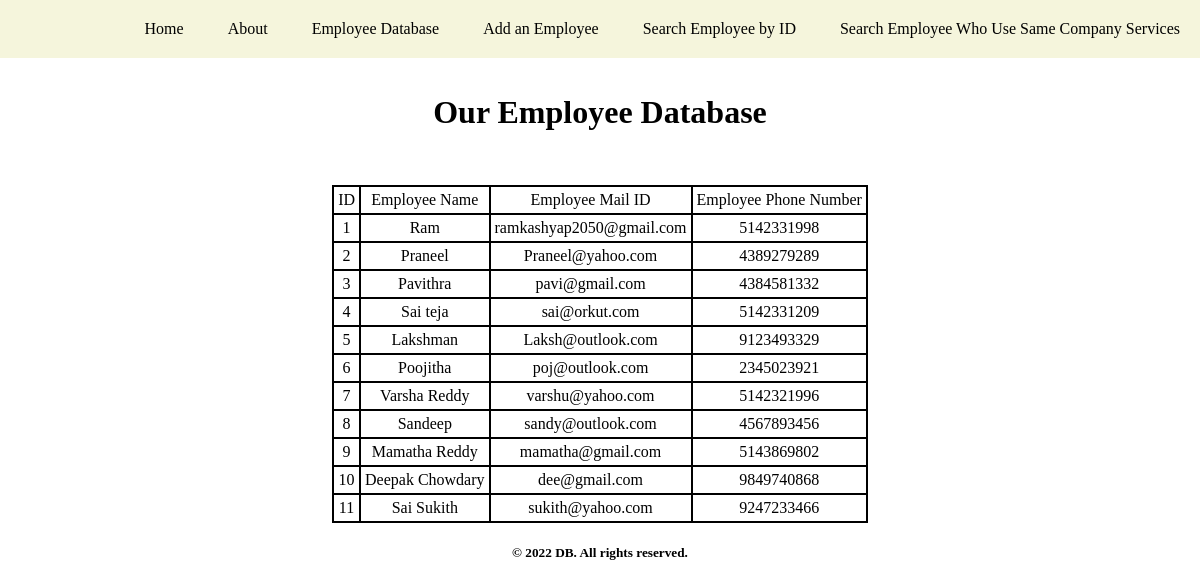
The app's page /employee_table with its own data.
### model.py (models this page shows, shortened)
class Employee(db.Model):
    id = db.Column(db.Integer, primary_key=True)
    name = db.Column(db.String(60), unique=True, nullable=False)
    email_id = db.Column(db.String(120), unique=True, nullable=False)
    phone_num = db.Column(db.Integer, nullable=False)

### app.py (the view)
@app.route("/employee_table")
def employee_details():
    data = Employee.query.all()
    return render_template('employee_table.html', title='Our Employee Database', employees=data)

### templates/employee_table.html
{% extends 'index.html' %}
{% block body %}
<h1>{{title}}</h1><br><br><br>
{% if employees %}
<table>
    <tr>
        <td>ID</td>
        <td> Employee Name  </td>
        <td> Employee Mail ID</td>
        <td>Employee Phone Number</td>
    </tr>
    {% for employee in employees %}
    <tr>
        <td>{{employee.id}}</td>
        <td> {{employee.name }} </td>
        <td> {{employee.email_id}}</td>
        <td> {{employee.phone_num}}</td>
    </tr>
    {% endfor %}
</table>
{% else %}
<p>You've Entered Incorrect Details :)</p>
{% endif %}
{% endblock %}

### templates/index.html (shortened to what this page needs)
{% from 'navbar.html' import navmenu with context %}
<!DOCTYPE html>
<html lang="en">
<head>
    <link rel="stylesheet" href="{{ url_for('static', filename='css/style.css') }}">
</head>
<body>
    {{ navmenu(title) }}<br><br>
    {% block body %}{% endblock %}
    <h5>&copy; 2022 DB. All rights reserved. </h5>
</body>
</html>

### templates/navbar.html
{% macro navmenu(current) %}
<nav>
    <a href="{{url_for('home_page')}}" {% if title == 'Home Page' %} class="active" {% endif %}>Home</a>
    <a href="{{url_for('about')}}" {% if title == 'About' %} class="active" {% endif %}>About</a>
    <a href="{{url_for('employee_details')}}" {% if title == 'Our Employee Database' %} class="active" {% endif %}>Employee Database</a>
    <a href="{{url_for('add_employee')}}" {% if title == 'Employee DB List' %} class="active" {% endif %}>Add an Employee</a>
    <a href="{{url_for('show_user_by_id')}}" {% if title == 'Show Employee by ID' %} class="active" {% endif %}>Search Employee by ID</a>
    <a href="{{url_for('show_employee_with_similar_email')}}" {% if title == 'Show Employee who Use Same Mail Company Services' %} class="active" {% endif %}>Search Employee Who Use Same Company Services</a>
</nav>
{% endmacro %}

### static/css/style.css (style rules this page uses)
h1 { color: black; font-size: 10px text-align: center; margin: auto; }
body { margin: auto; text-align: center; }
nav { padding: 20px 0 20px 20px; text-decoration: none; background-color: beige; text-align: right; margin: right; }
nav a { text-decoration: none; padding: 20px; color: black; }
table { border: solid 2px black; margin: auto; text-align: center; border-collapse: collapse; }
tr, td { border: solid 2px black; padding: 4px; }

### records on screen
Employee: id "1", name "Ram", email_id "ramkashyap2050@gmail.com", phone_num "5142331998"
Employee: id "2", name "Praneel", email_id "Praneel@yahoo.com", phone_num "4389279289"
Employee: id "3", name "Pavithra", email_id "pavi@gmail.com", phone_num "4384581332"
Employee: id "4", name "Sai teja", email_id "sai@orkut.com", phone_num "5142331209"
Employee: id "5", name "Lakshman", email_id "Laksh@outlook.com", phone_num "9123493329"
Employee: id "6", name "Poojitha", email_id "poj@outlook.com", phone_num "2345023921"
Employee: id "7", name "Varsha Reddy", email_id "varshu@yahoo.com", phone_num "5142321996"
Employee: id "8", name "Sandeep", email_id "sandy@outlook.com", phone_num "4567893456"
Employee: id "9", name "Mamatha Reddy", email_id "mamatha@gmail.com", phone_num "5143869802"
Employee: id "10", name "Deepak Chowdary", email_id "dee@gmail.com", phone_num "9849740868"
Employee: id "11", name "Sai Sukith", email_id "sukith@yahoo.com", phone_num "9247233466"

### other values on screen
{{ title }} "Our Employee Database"
